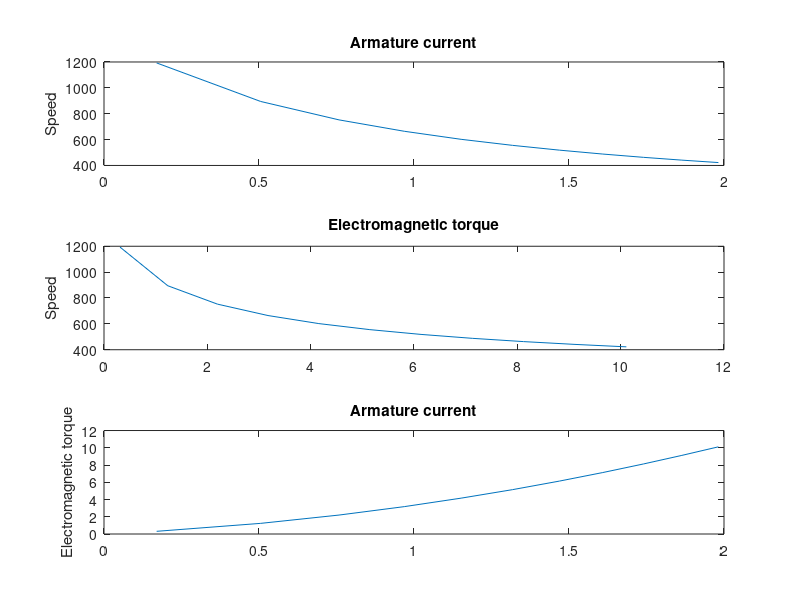

Reproduce this figure in MATLAB.
a = [0.1698 0.3123 124.9 1192.7
0.5053 1.234 93.7 894.77
0.7581 2.197 78.79 752.39
0.9686 3.174 69.54 664.34
1.152 4.158 63.05 602.08
1.318 5.145 58.16 555.39
1.469 6.136 54.29 518.43
1.609 7.128 51.12 488.16
1.74 8.121 48.47 462.85
1.864 9.116 46.2 441.18
1.982 10.11 44.23 422.36];
Ia = a(:,1);
Te = a(:,2);
Wr = a(:,3);
N = a(:,4);
subplot(3,1,1)
plot(Ia,N)
title('Armature current')
ylabel('Speed')
subplot(3,1,2)
plot(Te,N)
title('Electromagnetic torque')
ylabel('Speed')
subplot(3,1,3)
plot(Ia,Te)
title('Armature current')
ylabel('Electromagnetic torque')